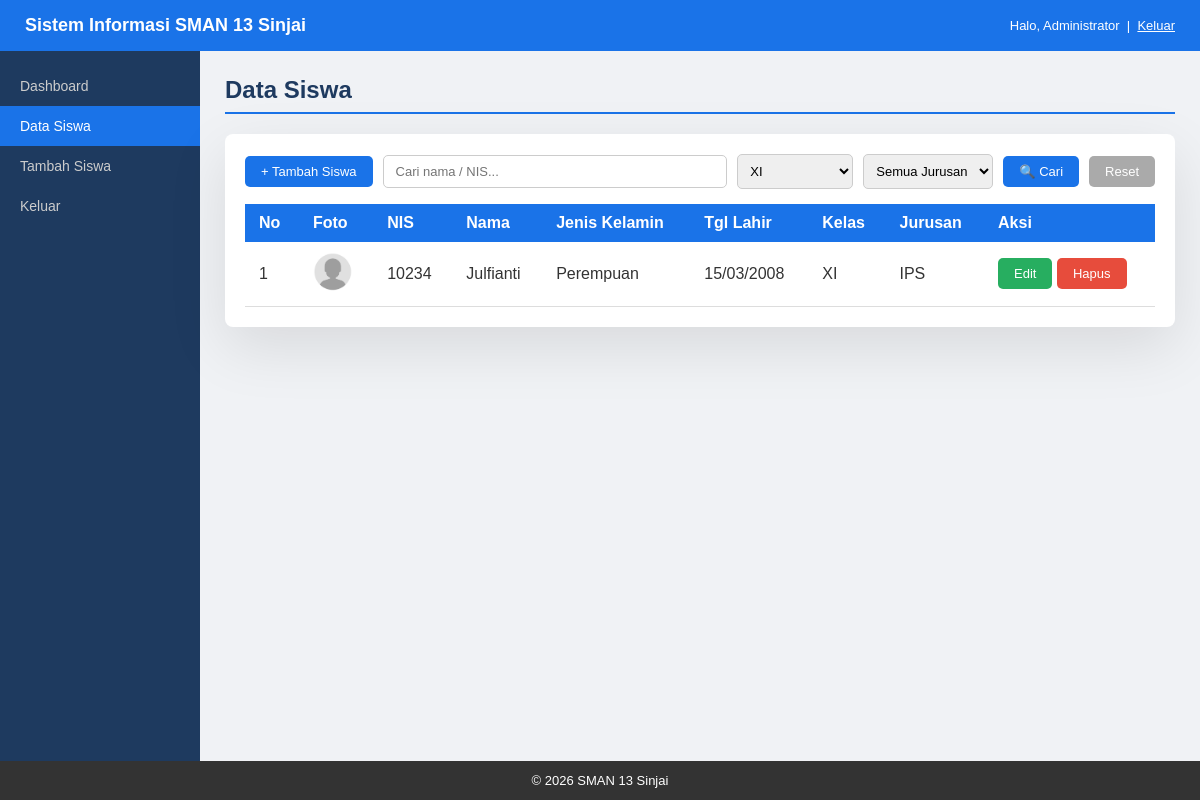
Screenshot of /tabel.php?kelas=XI (signed in) with the database file from the repository.
### tables this page shows
CREATE TABLE siswa (
  id             INT AUTO_INCREMENT PRIMARY KEY,
  nis            VARCHAR(20)          NOT NULL UNIQUE,
  nama           VARCHAR(100)         NOT NULL,
  jenis_kelamin  ENUM('L','P')        NOT NULL,
  tanggal_lahir  DATE,
  kelas          ENUM('X','XI','XII') NOT NULL,
  jurusan        ENUM('IPA','IPS')    NOT NULL,
  foto           VARCHAR(255)         DEFAULT NULL,
  created_at     TIMESTAMP DEFAULT CURRENT_TIMESTAMP,
  updated_at     TIMESTAMP DEFAULT CURRENT_TIMESTAMP ON UPDATE CURRENT_TIMESTAMP
);

### tabel.php (the view, shortened to what this page needs)
<?php
require_once 'koneksi.php';
$cari    = trim($_GET['cari'] ?? '');
$kelas   = $_GET['kelas'] ?? '';
$where  = [];
$params = [];
$tipe   = '';
if ($kelas !== '') {
    $where[]  = "kelas = ?";
    $params[] = $kelas;
    $tipe    .= 's';
}
$sql = "SELECT * FROM siswa" . (count($where) ? " WHERE " . implode(" AND ", $where) : "") . " ORDER BY nama ASC";
$stmt = $conn->prepare($sql);
if ($params) {
    $stmt->bind_param($tipe, ...$params);
}
$stmt->execute();
$result = $stmt->get_result();
require 'header.php';
?>
  <h2>Data Siswa</h2>
  <div class="kartu">
    <form method="GET" action="tabel.php" class="form-filter">
      <a href="form.php" class="tombol tombol-biru">+ Tambah Siswa</a>
      <input type="text" name="cari" value="<?= htmlspecialchars($cari) ?>" placeholder="Cari nama / NIS...">
      <select name="kelas">
        <?php foreach (['X', 'XI', 'XII'] as $k): ?>
          <option <?= $kelas === $k ? 'selected' : '' ?>><?= $k ?></option>
        <?php endforeach; ?>
      </select>
      <select name="jurusan">
        <option value="">Semua Jurusan</option>
      </select>
      <button type="submit" class="tombol tombol-biru">🔍 Cari</button>
      <a href="tabel.php" class="tombol tombol-abu">Reset</a>
    </form>
    <table>
      <thead>
        <tr>
          <th>No</th><th>Foto</th><th>NIS</th><th>Nama</th>
          <th>Jenis Kelamin</th><th>Tgl Lahir</th><th>Kelas</th><th>Jurusan</th><th>Aksi</th>
        </tr>
      </thead>
      <tbody>
        <?php if ($result->num_rows === 0): ?>
          <tr><td colspan="9" class="kosong">Tidak ada data siswa.</td></tr>
        <?php else: ?>
          <?php $no = 1; while ($row = $result->fetch_assoc()): ?>
          <tr>
            <td><?= $no++ ?></td>
            <td><img src="<?= ($row['foto'] && file_exists($row['foto'])) ? htmlspecialchars($row['foto']) : 'resource/foto.png' ?>" class="foto-siswa"></td>
            <td><?= htmlspecialchars($row['nis']) ?></td>
            <td><?= htmlspecialchars($row['nama']) ?></td>
            <td><?= $row['jenis_kelamin'] === 'L' ? 'Laki-laki' : 'Perempuan' ?></td>
            <td><?= $row['tanggal_lahir'] ? date('d/m/Y', strtotime($row['tanggal_lahir'])) : '-' ?></td>
            <td><?= htmlspecialchars($row['kelas']) ?></td>
            <td><?= htmlspecialchars($row['jurusan']) ?></td>
            <td class="kolom-aksi">
              <a href="form.php?id=<?= $row['id'] ?>" class="tombol tombol-hijau">Edit</a>
              <a href="#" class="tombol tombol-merah" onclick="return konfirmasiHapus(<?= $row['id'] ?>, '<?= htmlspecialchars($row['nama'], ENT_QUOTES) ?>')">Hapus</a>
            </td>
          </tr>
          <?php endwhile; ?>
        <?php endif; ?>
      </tbody>
    </table>
  </div>
<?php require 'footer.php'; ?>

### css/style.css (style rules this page uses)
body { font-family: Arial, sans-serif; margin: 0; padding: 0; background-color: #f0f2f5; color: #333; }
.konten h2 { margin-top: 0; color: #1e3a5f; border-bottom: 2px solid #1a73e8; padding-bottom: 8px; }
.kartu { background-color: white; border-radius: 8px; padding: 20px; box-shadow: 0 20px 60px rgba(0,0,0,0.1); }
table { width: 100%; border-collapse: collapse; margin-top: 15px; }
th { background-color: #1a73e8; color: white; padding: 10px 14px; text-align: left; }
td { padding: 10px 14px; border-bottom: 1px solid #ddd; }
.foto-siswa { width: 40px; height: 40px; border-radius: 50%; object-fit: cover; }
.tombol { display: inline-block; padding: 8px 16px; border-radius: 5px; text-decoration: none; font-size: 13px; cursor: pointer; border: none; font-family: Arial, sans-serif; }
.tombol-biru { background-color: #1a73e8; color: white; }
.tombol-hijau { background-color: #27ae60; color: white; }
.tombol-merah { background-color: #e74c3c; color: white; }
.tombol-abu { background-color: #aaa; color: white; }
.form-filter { display: flex; gap: 10px; margin-bottom: 15px; flex-wrap: wrap; align-items: center; }
.form-filter input[type="text"] { padding: 8px 12px; border: 1px solid #ccc; border-radius: 5px; font-size: 13px; flex: 1; min-width: 150px; }
.form-filter select { padding: 8px; border: 1px solid #ccc; border-radius: 5px; font-size: 13px; }
.kolom-aksi { white-space: nowrap; }

### rows the page displays
siswa: nis "10234", nama "Julfianti", jenis_kelamin "Perempuan", tanggal_lahir "15/03/2008", kelas "XI", jurusan "IPS"

### other values shown
getNamaUser() "Administrator"
form field kelas "XI"
